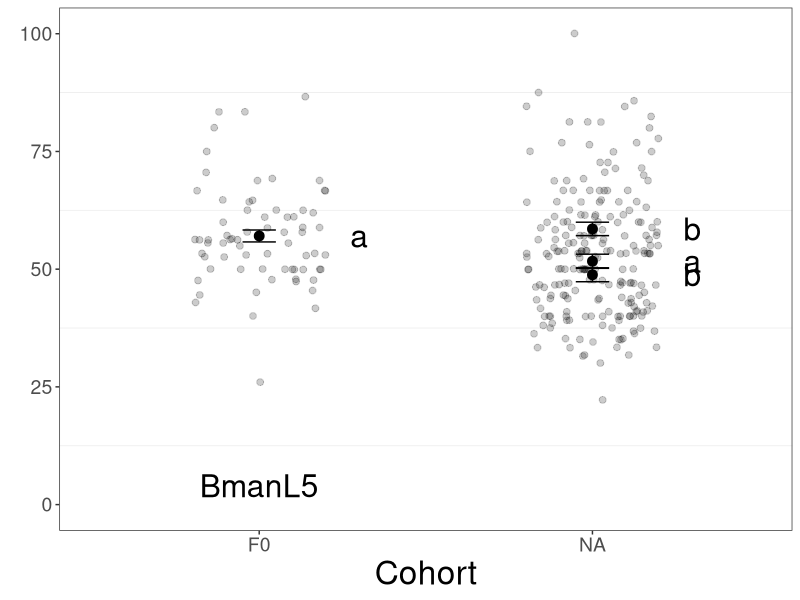
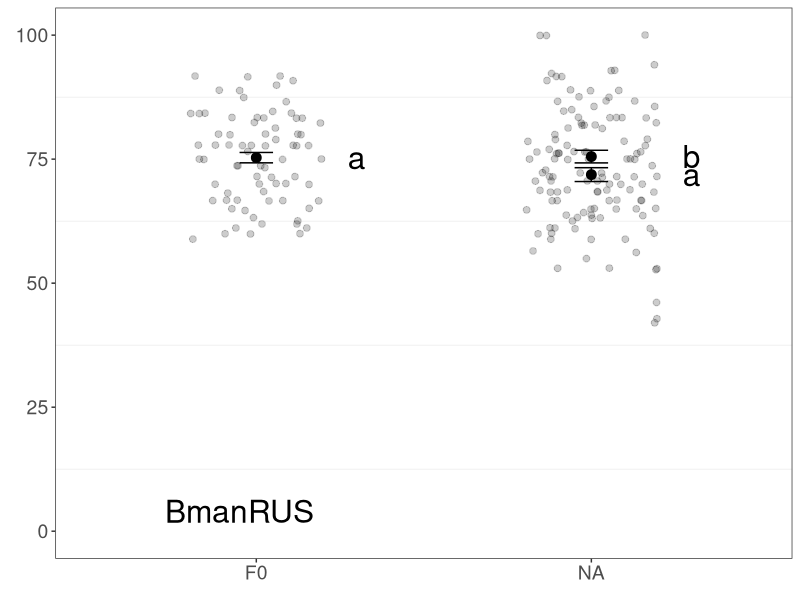
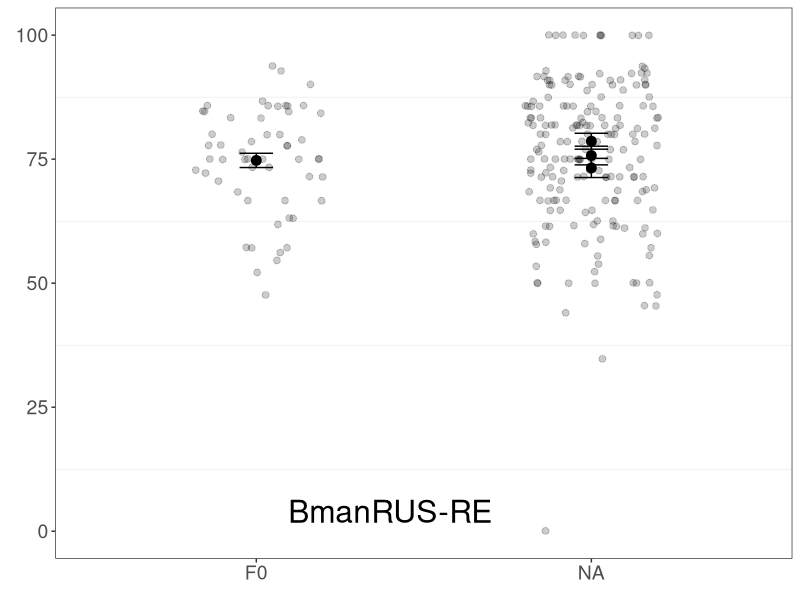
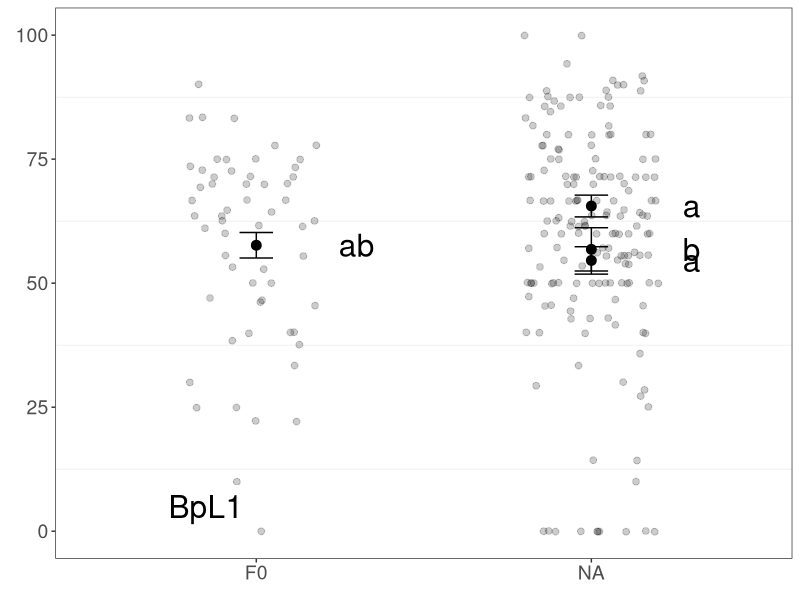

The R script that drew these images, in order: (Note: this script raises an error after producing the figures.)
# Code for visualizing and analyzing reproductive period data: measured as days carrying eggs (and as a percent of the lifespan)

# Required packages:

library(tidyverse)
library(reshape2)
library(car)

# Loading and reformatting data--------------------------------------------------------------------

rep_data <- read_csv("rep_period.csv")

# Changing the order of the factors
rep_data <- rep_data[with(rep_data, order(generation, maternal_age, strain)),]

# Removing censored individuals (we did not measure their full reproductive period)
rep_data_no_censor <- filter(rep_data, censor != 0)

# Modifying the dataset from wide to long format (needed for plotting and analysis):
rep_long_nc <- melt(data = rep_data_no_censor,
                    id.vars = c("generation", "maternal_age", "strain", "plate", "well"),
                    variable.name = "day",
                    value.name = "num_rep_days")
rep_long_nc <- filter(rep_long_nc, day != "censor")

# Calculating the reproductive period in days and as a percent of the lifespan, per individual
rep_per_ind <- rep_long_nc %>%
  group_by(generation, maternal_age, strain, plate, well) %>%
  summarize(rep_time = sum(num_rep_days, na.rm = TRUE),
            length = length(num_rep_days[!is.na(num_rep_days)]),
            percent_rep = (rep_time/length)*100)

# Calculating summary statistics across individuals
rep_summary <- rep_per_ind %>%
  group_by(generation, maternal_age, strain) %>%
  summarize(
    mean_perc=mean(percent_rep, na.rm = TRUE), 
    med_perc=median(percent_rep, na.rm = TRUE),
    SE_perc=sd(percent_rep, na.rm =TRUE)/sqrt(length(!is.na(percent_rep))),
    mean_days=mean(rep_time, na.rm=TRUE),
    SE_days=sd(rep_time, na.rm =TRUE)/sqrt(length(!is.na(rep_time))),
    med_days=median(rep_time, na.rm=TRUE),
    n = length(percent_rep))
rep_summary

rep_per_ind$maternal_age <- factor(rep_per_ind$maternal_age)
rep_summary$maternal_age <- factor(rep_summary$maternal_age)

rep_per_ind$final_line <- paste(rep_per_ind$generation,
                                   rep_per_ind$maternal_age,
                                   rep_per_ind$strain)

rep_summary$final_line <- paste(rep_summary$generation,
                               rep_summary$maternal_age,
                               rep_summary$strain)

# Statistics: -------------------------------------------------------------------

# BmanL5:
rep_per_ind_L5 <- filter(rep_per_ind, strain == "L5")

kruskal.test(percent_rep ~ final_line, data = rep_per_ind_L5)
pairwise.wilcox.test(rep_per_ind_L5$percent_rep, rep_per_ind_L5$final_line,
                     p.adjust.method = "BH")

# BmanRUS:
rep_per_ind_RUS <- filter(rep_per_ind, strain == "RUS")

kruskal.test(percent_rep ~ final_line, data = rep_per_ind_RUS)
pairwise.wilcox.test(rep_per_ind_RUS$percent_rep, rep_per_ind_RUS$final_line,
                     p.adjust.method = "BH")

# BmanRUS-RE:
rep_per_ind_RUS_RE <- filter(rep_per_ind, strain == "RUS-RE")

kruskal.test(percent_rep ~ final_line, data = rep_per_ind_RUS_RE)
pairwise.wilcox.test(rep_per_ind_RUS_RE$percent_rep, rep_per_ind_RUS_RE$final_line,
                     p.adjust.method = "BH")

# BpL1:
rep_per_ind_BpL1 <- filter(rep_per_ind, strain == "BpL1")

kruskal.test(percent_rep ~ final_line, data = rep_per_ind_BpL1)
pairwise.wilcox.test(rep_per_ind_BpL1$percent_rep, rep_per_ind_BpL1$final_line,
                     p.adjust.method = "BH")

# Figures: ----------------------------------------------------------------------

# BmanL5:

wilcox_L5 <- c("a","a","b","b")

rep_sum_L5 <- filter(rep_summary, strain == "L5")

rep_sum_L5$final_line <- factor(rep_sum_L5$final_line, levels = c("F0 NA L5", "F1 3 L5", "F1 6 L5", "F1 10 L5"), labels = c("F0", "Y", "M","O"))

rep_per_ind_L5$final_line <- factor(rep_per_ind_L5$final_line, levels = c("F0 NA L5", "F1 3 L5", "F1 6 L5", "F1 10 L5"), labels = c("F0", "Y", "M","O"))

# Plotting the mean and SE
rep_raw <- ggplot(data = rep_sum_L5, mapping = aes(x = final_line, y = mean_perc))+
  geom_point(size = 3) +
  geom_errorbar(data = rep_sum_L5, 
                aes(x = final_line, ymin=mean_perc-SE_perc, ymax=mean_perc+SE_perc), width=0.1) +
  geom_text(label=wilcox_L5, 
            nudge_x = 0.3,
            size = 8)

# Plotting the raw data points
rep_combo <- rep_raw +
  geom_jitter(data = rep_per_ind_L5, aes(x = final_line, y = percent_rep),
              width=.2, alpha=0.2, size = 2) +
  geom_label(
    label="BmanL5", 
    size = 8,
    x=1,
    y=4,
    label.size = 0,
    color = "black")

rep_L5_plot <- rep_combo + 
  ylab(element_blank()) +
  xlab("Cohort") +
  ylim(c(-0.5,100.5)) +
  theme_bw() +
  theme(panel.grid.major = element_blank(),
        axis.title=element_text(size=24), 
        axis.text=element_text(size=14))
rep_L5_plot

# BmanRUS:

wilcox_RUS <- c("a","a","b")

rep_sum_RUS <- filter(rep_summary, strain == "RUS")

rep_sum_RUS$final_line <- factor(rep_sum_RUS$final_line, levels = c("F0 NA RUS", "F1 3 RUS", "F1 11 RUS"), labels = c("F0", "Y","O"))

rep_per_ind_RUS$final_line <- factor(rep_per_ind_RUS$final_line, levels = c("F0 NA RUS", "F1 3 RUS", "F1 11 RUS"), labels = c("F0", "Y","O"))

# Plotting the mean and SE
rep_raw <- ggplot(data = rep_sum_RUS, mapping = aes(x = final_line, y = mean_perc))+
  geom_point(size = 3) +
  geom_errorbar(data = rep_sum_RUS, 
                aes(x = final_line, ymin=mean_perc-SE_perc, ymax=mean_perc+SE_perc), width=0.1) +
  geom_text(label=wilcox_RUS, 
            nudge_x = 0.3,
            size = 8)

# Plotting the raw data points
rep_combo <- rep_raw +
  geom_jitter(data = rep_per_ind_RUS, aes(x = final_line, y = percent_rep),
              width=.2, alpha=0.2, size = 2) +
  geom_label(
    label="BmanRUS", 
    size = 8,
    x=0.95,
    y=4,
    label.size = 0,
    color = "black")

rep_RUS_plot <- rep_combo + 
  ylab(element_blank()) +
  xlab(element_blank()) +
  ylim(c(-0.5,100.5)) +
  theme_bw() +
  theme(panel.grid.major = element_blank(),
        axis.text=element_text(size=14))
rep_RUS_plot

# BmanRUS-RE:

rep_sum_RUS_RE <- filter(rep_summary, strain == "RUS-RE")

rep_sum_RUS_RE$final_line <- factor(rep_sum_RUS_RE$final_line, levels = c("F0 NA RUS-RE", "F1 3 RUS-RE", "F1 6 RUS-RE", "F1 10 RUS-RE"), labels = c("F0", "Y", "M","O"))

rep_per_ind_RUS_RE$final_line <- factor(rep_per_ind_RUS_RE$final_line, levels = c("F0 NA RUS-RE", "F1 3 RUS-RE", "F1 6 RUS-RE", "F1 10 RUS-RE"), labels = c("F0", "Y", "M","O"))

# Plotting the mean and SE
rep_raw <- ggplot(data = rep_sum_RUS_RE, mapping = aes(x = final_line, y = mean_perc))+
  geom_point(size = 3) +
  geom_errorbar(data = rep_sum_RUS_RE, 
                aes(x = final_line, ymin=mean_perc-SE_perc, ymax=mean_perc+SE_perc), width=0.1)

# Plotting the raw data points
rep_combo <- rep_raw +
  geom_jitter(data = rep_per_ind_RUS_RE, aes(x = final_line, y = percent_rep),
              width=.2, alpha=0.2, size = 2) +
  geom_label(
    label="BmanRUS-RE", 
    size = 8,
    x=1.4,
    y=4,
    label.size = 0,
    color = "black")

rep_RUS_RE_plot <- rep_combo + 
  ylab(element_blank()) +
  xlab(element_blank()) +
  ylim(c(-0.5,100.5)) +
  theme_bw() +
  theme(panel.grid.major = element_blank(),
        axis.text=element_text(size=14))
rep_RUS_RE_plot

# BpL1:

wilcox_bp <- c("ab","a","b","a")

rep_sum_BpL1 <- filter(rep_summary, strain == "BpL1")

rep_sum_BpL1$final_line <- factor(rep_sum_BpL1$final_line, levels = c("F0 NA BpL1", "F1 3 BpL1", "F1 6 BpL1", "F1 9 BpL1"), labels = c("F0", "Y", "M","O"))

rep_per_ind_BpL1$final_line <- factor(rep_per_ind_BpL1$final_line, levels = c("F0 NA BpL1", "F1 3 BpL1", "F1 6 BpL1", "F1 9 BpL1"), labels = c("F0", "Y", "M","O"))

# Plotting the mean and SE
rep_raw <- ggplot(data = rep_sum_BpL1, mapping = aes(x = final_line, y = mean_perc))+
  geom_point(size = 3) +
  geom_errorbar(data = rep_sum_BpL1, 
                aes(x = final_line, ymin=mean_perc-SE_perc, ymax=mean_perc+SE_perc), width=0.1) +
  geom_text(label=wilcox_bp, 
            nudge_x = 0.3,
            size = 8)

#plotting the raw data points
rep_combo <- rep_raw +
  geom_jitter(data = rep_per_ind_BpL1, aes(x = final_line, y = percent_rep),
              width=.2, alpha=0.2, size = 2) +
  geom_label(
    label="BpL1", 
    size = 8,
    x=0.85,
    y=5,
    label.size = 0,
    color = "black")

rep_Bp_plot <- rep_combo + 
  ylab(element_blank()) +
  xlab(element_blank()) +
  ylim(c(-0.5,100.5)) +
  theme_bw() +
  theme(panel.grid.major = element_blank(),
        axis.text=element_text(size=14))
rep_Bp_plot

# Reproducing the manuscript figure:

tiff("rep_period.tiff", units="in", width=6, height=12, res=1200)

rep_curves <- ggarrange(rep_Bp_plot, rep_RUS_plot,
                        rep_RUS_RE_plot, rep_L5_plot,
                        ncol = 1, nrow = 4,
                        labels = c())#,
                        #hjust = -0.25)

annotate_figure(rep_curves, left = textGrob("Reproductive period (% of lifespan)", 
                                            rot = 90, gp = gpar(fontsize = 24)))

dev.off()